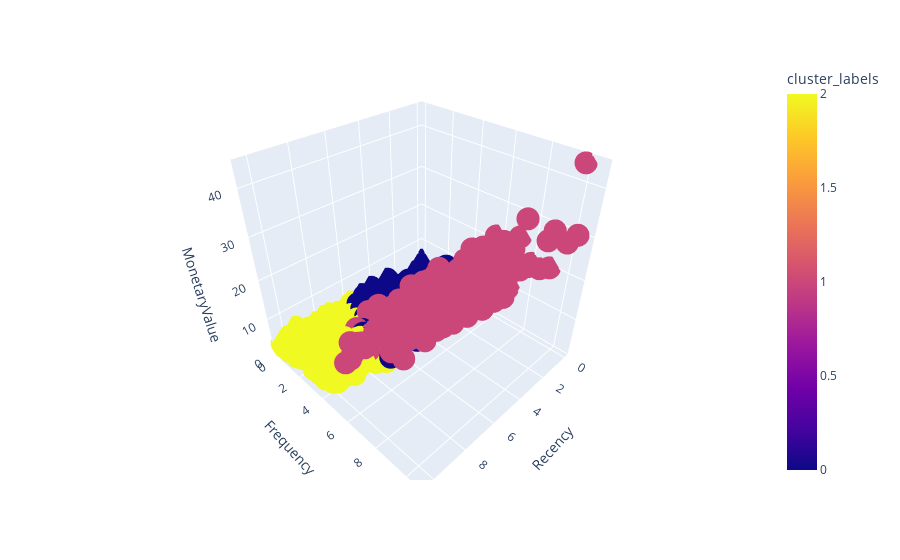

Notebook code cell kept with this figure:
### Code cell
import plotly.express as px
plt.figure(figsize=(20,20))
x_val = 'Recency'
y_val = 'Frequency'
z_val = 'MonetaryValue'

fig = px.scatter_3d(customers_fix, x=x_val, y=y_val, z=z_val, color='cluster_labels', labels='cluster_labels')
fig.show()

### Figure 1 — Plotly figure (JSON) as saved in the notebook; plotly's stock layout.template omitted (floating-point values rounded to 4 significant figures; data arrays with more than 128 entries replaced by an {"elided": "..."} marker saying what was removed)
{"data": [{"hovertemplate": "Recency=%{x}<br>Frequency=%{y}<br>MonetaryValue=%{z}<br>cluster_labels=%{marker.color}<extra></extra>", "legendgroup": "", "marker": {"color": {"elided": "4191 int values"}, "coloraxis": "coloraxis", "symbol": "circle"}, "mode": "markers", "name": "", "scene": "scene", "showlegend": false, "type": "scatter3d", "x": {"elided": "4191 float values"}, "y": {"elided": "4191 float values"}, "z": {"elided": "4191 float values"}}], "layout": {"coloraxis": {"colorbar": {"title": {"text": "cluster_labels"}}, "colorscale": [[0, "#0d0887"], [0.1111, "#46039f"], [0.2222, "#7201a8"], [0.3333, "#9c179e"], [0.4444, "#bd3786"], [0.5556, "#d8576b"], [0.6667, "#ed7953"], [0.7778, "#fb9f3a"], [0.8889, "#fdca26"], [1, "#f0f921"]]}, "legend": {"tracegroupgap": 0}, "margin": {"t": 60}, "scene": {"domain": {"x": [0, 1], "y": [0, 1]}, "xaxis": {"title": {"text": "Recency"}}, "yaxis": {"title": {"text": "Frequency"}}, "zaxis": {"title": {"text": "MonetaryValue"}}}}}
